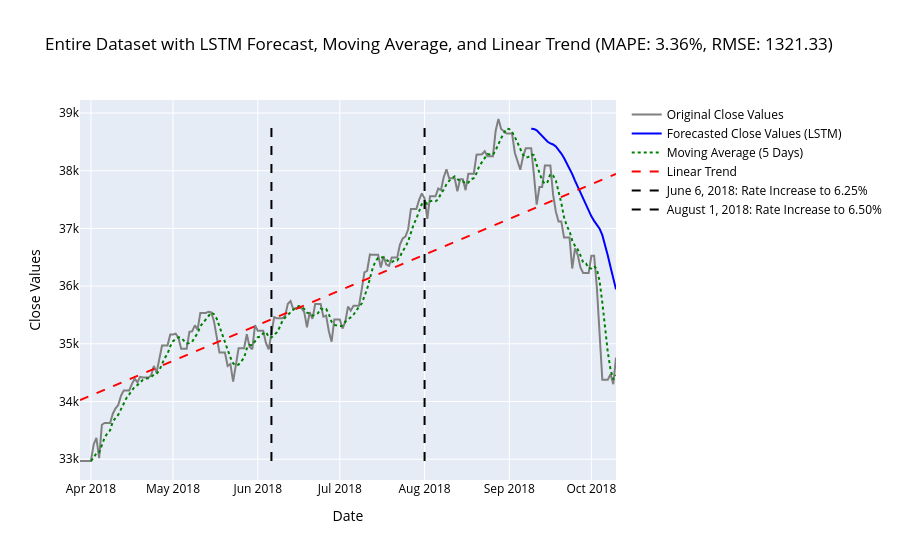

This figure's notebook cell:
### Markdown cell above
Graph: Show entire dataset (original + prediction + moving average + trend)

### Code cell
import plotly.graph_objects as go

# Original Close Values
trace_original_event_2018 = go.Scatter(
    x=filtered_data_event_2018['Date'], 
    y=filtered_data_event_2018['Close'], 
    mode='lines', 
    name='Original Close Values',
    line=dict(color='grey')
)

# LSTM Predictions
trace_lstm_event_2018 = go.Scatter(
    x=filtered_data_event_2018['Date'][split_index_event_2018 + seq_length:], 
    y=predictions_event_2018.flatten(), 
    mode='lines', 
    name='Forecasted Close Values (LSTM)',
    line=dict(color='blue')
)

# Moving Average (5 Days)
trace_moving_avg_event_2018 = go.Scatter(
    x=filtered_data_event_2018['Date'], 
    y=filtered_data_event_2018['Moving_Average'], 
    mode='lines', 
    name='Moving Average (5 Days)',
    line=dict(color='green', dash='dot')
)

# Linear Trend Line
trace_linear_trend_event_2018 = go.Scatter(
    x=filtered_data_event_2018['Date'], 
    y=filtered_data_event_2018['Linear_Trend'], 
    mode='lines', 
    name='Linear Trend',
    line=dict(color='red', dash='dash')
)

# Vertical Lines for RBI rate increase events
vertical_lines_event_2018 = [
    go.Scatter(
        x=[pd.to_datetime('2018-06-06'), pd.to_datetime('2018-06-06')],
        y=[filtered_data_event_2018['Close'].min(), filtered_data_event_2018['Close'].max()],
        mode='lines',
        line=dict(color='black', dash='dash'),
        name='June 6, 2018: Rate Increase to 6.25%'
    ),
    go.Scatter(
        x=[pd.to_datetime('2018-08-01'), pd.to_datetime('2018-08-01')],
        y=[filtered_data_event_2018['Close'].min(), filtered_data_event_2018['Close'].max()],
        mode='lines',
        line=dict(color='black', dash='dash'),
        name='August 1, 2018: Rate Increase to 6.50%'
    )
]

# Combine all traces for the specific graph
layout_event_2018 = go.Layout(
    title=f"Entire Dataset with LSTM Forecast, Moving Average, and Linear Trend (MAPE: {mape_event_2018:.2f}%, RMSE: {rmse_value_event_2018:.2f})",
    xaxis_title="Date",
    yaxis_title="Close Values",
    font=dict(color="black"),
    xaxis=dict(showgrid=True),
    yaxis=dict(showgrid=True)
)

fig_event_2018 = go.Figure(data=[trace_original_event_2018, trace_lstm_event_2018, trace_moving_avg_event_2018, trace_linear_trend_event_2018] + vertical_lines_event_2018, layout=layout_event_2018)
fig_event_2018.show()

### Figure 1 — Plotly figure (JSON) as saved in the notebook; plotly's stock layout.template omitted (floating-point values rounded to 4 significant figures; data arrays with more than 128 entries replaced by an {"elided": "..."} marker saying what was removed)
{"data": [{"line": {"color": "grey"}, "mode": "lines", "name": "Original Close Values", "type": "scatter", "x": {"elided": "197 str values"}, "y": {"elided": "197 float values"}}, {"line": {"color": "blue"}, "mode": "lines", "name": "Forecasted Close Values (LSTM)", "type": "scatter", "x": ["2018-09-09T00:00:00", "2018-09-10T00:00:00", "2018-09-11T00:00:00", "2018-09-12T00:00:00", "2018-09-13T00:00:00", "2018-09-14T00:00:00", "2018-09-15T00:00:00", "2018-09-16T00:00:00", "2018-09-17T00:00:00", "2018-09-18T00:00:00", "2018-09-19T00:00:00", "2018-09-20T00:00:00", "2018-09-21T00:00:00", "2018-09-22T00:00:00", "2018-09-23T00:00:00", "2018-09-24T00:00:00", "2018-09-25T00:00:00", "2018-09-26T00:00:00", "2018-09-27T00:00:00", "2018-09-28T00:00:00", "2018-09-29T00:00:00", "2018-09-30T00:00:00", "2018-10-01T00:00:00", "2018-10-02T00:00:00", "2018-10-03T00:00:00", "2018-10-04T00:00:00", "2018-10-05T00:00:00", "2018-10-06T00:00:00", "2018-10-07T00:00:00", "2018-10-08T00:00:00", "2018-10-09T00:00:00", "2018-10-10T00:00:00"], "y": [38730.0, 38720.0, 38700.0, 38650.0, 38590.0, 38540.0, 38500.0, 38470.0, 38460.0, 38420.0, 38370.0, 38300.0, 38220.0, 38130.0, 38040.0, 37940.0, 37830.0, 37720.0, 37620.0, 37520.0, 37410.0, 37310.0, 37210.0, 37130.0, 37070.0, 36990.0, 36880.0, 36720.0, 36530.0, 36330.0, 36140.0, 35940.0]}, {"line": {"color": "green", "dash": "dot"}, "mode": "lines", "name": "Moving Average (5 Days)", "type": "scatter", "x": {"elided": "197 str values"}, "y": {"elided": "197 float values"}}, {"line": {"color": "red", "dash": "dash"}, "mode": "lines", "name": "Linear Trend", "type": "scatter", "x": {"elided": "197 str values"}, "y": {"elided": "197 float values"}}, {"line": {"color": "black", "dash": "dash"}, "mode": "lines", "name": "June 6, 2018: Rate Increase to 6.25%", "type": "scatter", "x": ["2018-06-06T00:00:00", "2018-06-06T00:00:00"], "y": [32970.0, 38900.0]}, {"line": {"color": "black", "dash": "dash"}, "mode": "lines", "name": "August 1, 2018: Rate Increase to 6.50%", "type": "scatter", "x": ["2018-08-01T00:00:00", "2018-08-01T00:00:00"], "y": [32970.0, 38900.0]}], "layout": {"font": {"color": "black"}, "title": {"text": "Entire Dataset with LSTM Forecast, Moving Average, and Linear Trend (MAPE: 3.36%, RMSE: 1321.33)"}, "xaxis": {"showgrid": true, "title": {"text": "Date"}}, "yaxis": {"showgrid": true, "title": {"text": "Close Values"}}}}
